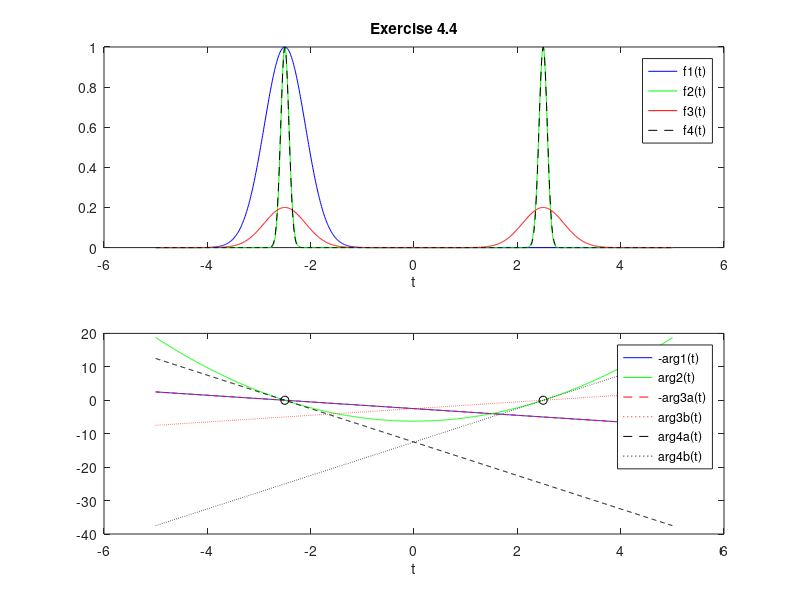

Recreate this plot in MATLAB.
%% Initialize Plot
clear
addpath(['..' filesep 'lib'])

nSamples = 1001;
tStart = -5;
tEnd = 5;

dt = (tEnd - tStart) / (nSamples - 1);
t = tStart : dt : tEnd;

subplot(2, 1, 1)
plot1 = plot(t, NaN(1, nSamples), 'b-', ...
    t, NaN(1, nSamples), 'g-', ...
    t, NaN(1, nSamples), 'r-', ...
    t, NaN(1, nSamples), 'k--');
title('Exercise 4.4')
xlabel('t')
legend('f1(t)', 'f2(t)', 'f3(t)', 'f4(t)')

subplot(2, 1, 2)
plot2 = plot(t, NaN(1, nSamples), 'b-', ...
    t, NaN(1, nSamples), 'g-', ...
    t, NaN(1, nSamples), 'r--', ...
    t, NaN(1, nSamples), 'r:', ...
    t, NaN(1, nSamples), 'k--', ...
    t, NaN(1, nSamples), 'k:', ...
    [NaN, NaN], [0, 0], 'ok');
xlabel('t')
legend('-arg1(t)', 'arg2(t)', '-arg3a(t)', 'arg3b(t)', 'arg4a(t)', 'arg4b(t)')

%% Update Plot
t1 = -2.5;
t2 = 2.5;
a = 1;

% define anonymous functions
gauss = @(x) a * exp(-pi * (a * x).^2); % max = a, area = 1

arg1 = @(x) x - t1;
f1 = @(x) gauss(arg1(x));

arg2 = @(x) (x - t1) .* (x - t2);
f2 = @(x) gauss(arg2(x));

arg3a = @(x) (x - t1);
arg3b = @(x) (x - t2);
f3 = @(x) 1 / abs(t1 - t2) * (gauss(arg3a(x)) + gauss(arg3b(x)));

arg4a = @(x) (t1 - t2) * (x - t1);
arg4b = @(x) (t2 - t1) * (x - t2);
f4 = @(x) gauss(arg4a(x)) + gauss(arg4b(x));

% evaluate functions
y1 = f1(t);
y2 = f2(t);
y3 = f3(t);
y4 = f4(t);

% update data of plots
set(plot1(1), 'YData', y1)
set(plot1(2), 'YData', y2)
set(plot1(3), 'YData', y3)
set(plot1(4), 'YData', y4)
set(plot2(1), 'YData', -arg1(t))
set(plot2(2), 'YData', arg2(t))
set(plot2(3), 'YData', -arg3a(t))
set(plot2(4), 'YData', arg3b(t))
set(plot2(5), 'YData', arg4a(t))
set(plot2(6), 'YData', arg4b(t))
set(plot2(7), 'XData', [t1, t2])

% calculate integrals (adaptive Gauss-Kronrod quadrature)
i1 = quadgk(f1, tStart, tEnd);
i2 = quadgk(f2, tStart, tEnd);
i3 = quadgk(f3, tStart, tEnd);
i4 = quadgk(f4, tStart, tEnd);

% print integrals
disp(['i1 = ', num2str(i1, '%5.3f'), ...
    '      sum(y1) * dt = ', num2str(sum(y1) * dt, '%5.3f')])
fprintf('i2 = %5.3f\tsum(y2) * dt = %5.3f\n', i2, sum(y2) * dt)
fprintf('i3 = %5.3f\tsum(y3) * dt = %5.3f\n', i3, sum(y3) * dt)
fprintf('i4 = %5.3f\tsum(y4) * dt = %5.3f\n\n', i4, sum(y4) * dt)
